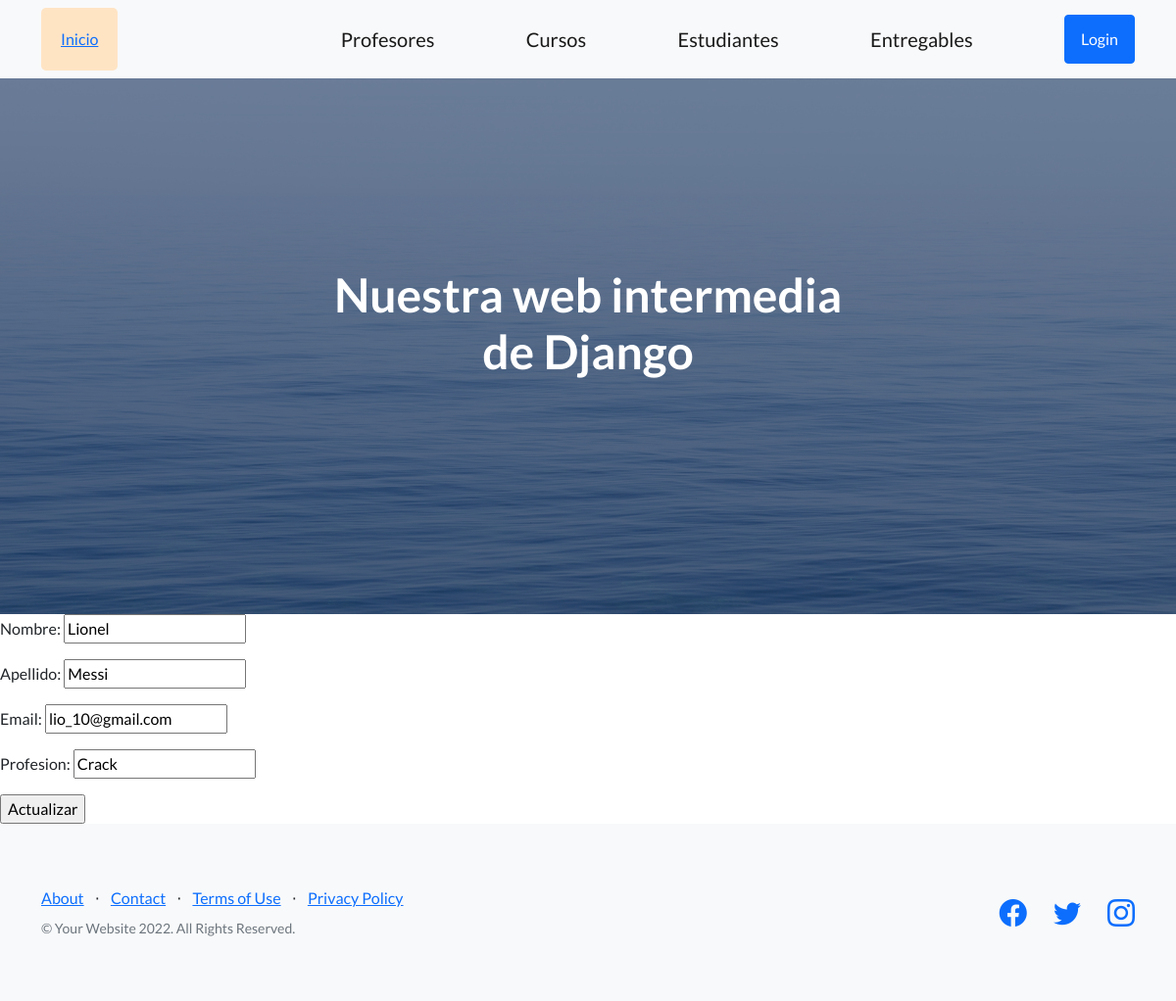
The app's page /app-coder/editar-profesor/2 with its own data.
### AppCoder/models.py (models this page shows, shortened)
class Profesor(models.Model):
    nombre = models.CharField(max_length=50)
    apellido = models.CharField(max_length=50)
    email = models.EmailField()
    profesion = models.CharField(max_length=50)

### AppCoder/views.py (the view)
# urls.py: path('editar-profesor/<int:id>', editar_profesor, name="EditarProfesor"),
def editar_profesor(request, id):
    print('method:', request.method)
    print('post: ', request.POST)
    profesor = Profesor.objects.get(id=id)
    if request.method == 'POST':
        miFormulario = ProfesorFormulario(request.POST)
        if miFormulario.is_valid():
            data = miFormulario.cleaned_data
            profesor.nombre = data["nombre"]
            profesor.apellido = data["apellido"]
            profesor.email = data["email"]
            profesor.profesion = data["profesion"]
            profesor.save()
            return HttpResponseRedirect('/app-coder/')
    else:
        miFormulario = ProfesorFormulario(initial={
            "nombre": profesor.nombre,
            "apellido": profesor.apellido,
            "email": profesor.email,
            "profesion": profesor.profesion,
        })
        return render(request, "editarProfesor.html", {"miFormulario": miFormulario, "id": profesor.id})

### AppCoder/forms.py
class ProfesorFormulario(forms.Form):
    nombre = forms.CharField(max_length=30)
    apellido = forms.CharField(max_length=30)
    email = forms.EmailField()
    profesion = forms.CharField(max_length=30)

### AppCoder/templates/editarProfesor.html
{% extends 'padre.html' %}
{% load static %}
{% block contenidoQueCambia %}
    <form action="{% url 'EditarProfesor' id %}" method="POST">{% csrf_token %}
        {{miFormulario.as_p}}
        <input type="submit" value="Actualizar"/>
    </form>
{% endblock contenidoQueCambia %}

### records on screen
Profesor: nombre "Lionel", apellido "Messi", email "lio_10@gmail.com", profesion "Crack"
